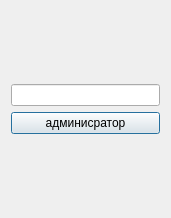
<?xml version="1.0" encoding="UTF-8"?>
<ui version="4.0">
 <class>Dejurniy</class>
 <widget class="QDialog" name="Dejurniy">
  <property name="geometry">
   <rect>
    <x>0</x>
    <y>0</y>
    <width>171</width>
    <height>218</height>
   </rect>
  </property>
  <property name="windowTitle">
   <string>Выдача/сдача</string>
  </property>
  <layout class="QVBoxLayout" name="verticalLayout_2">
   <item>
    <layout class="QVBoxLayout" name="verticalLayout">
     <item>
      <widget class="QLineEdit" name="lineEdit">
       <property name="text">
        <string/>
       </property>
      </widget>
     </item>
     <item>
      <widget class="QPushButton" name="pushButton">
       <property name="text">
        <string>админисратор</string>
       </property>
      </widget>
     </item>
    </layout>
   </item>
  </layout>
 </widget>
 <resources/>
 <connections/>
</ui>
